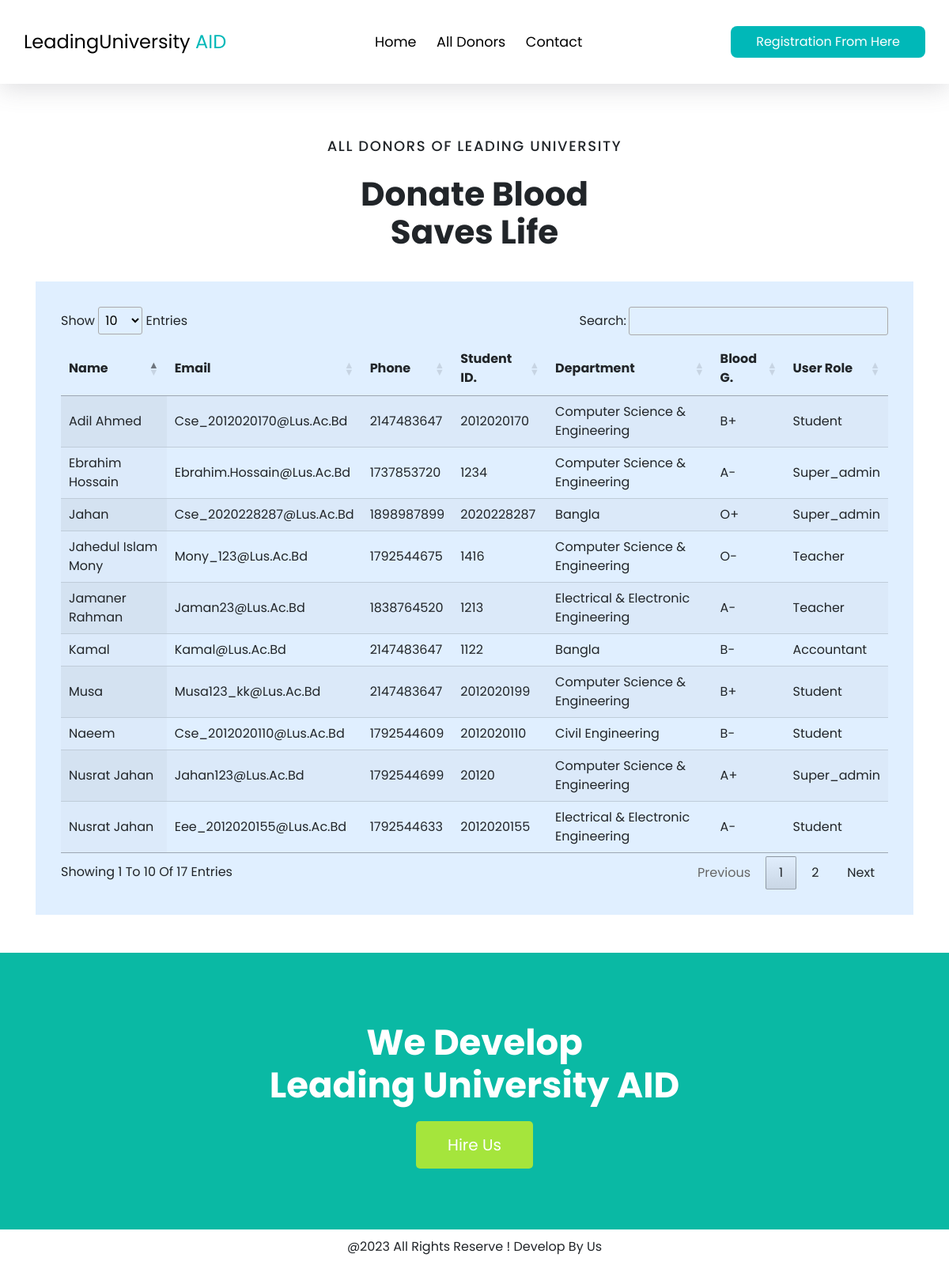
Screenshot of /all_donors.php with the database file from the repository.
### tables this page shows
CREATE TABLE `users` (
  `id` int(11) NOT NULL,
  `name` varchar(200) NOT NULL,
  `email` varchar(100) NOT NULL,
  `phone` int(11) NOT NULL,
  `st_id` int(11) NOT NULL,
  `department` varchar(200) NOT NULL,
  `dob` date NOT NULL,
  `blood_group` varchar(255) NOT NULL,
  `password` varchar(100) NOT NULL,
  `profile` varchar(250) NOT NULL,
  `verification_code` varchar(255) NOT NULL,
  `is_verify` int(11) NOT NULL DEFAULT 0,
  `user_role` varchar(255) NOT NULL DEFAULT 'student',
  `create_date` timestamp(6) NOT NULL DEFAULT current_timestamp(6) ON UPDATE current_timestamp(6)
);

CREATE TABLE `department` (
  `department_id` int(11) NOT NULL,
  `department_name` varchar(255) NOT NULL,
  `head_name` varchar(255) NOT NULL,
  `head_email` varchar(255) NOT NULL,
  `head_phone` varchar(255) NOT NULL,
  `head_description` varchar(255) NOT NULL,
  `head_photo` varchar(255) NOT NULL,
  `date` datetime NOT NULL DEFAULT current_timestamp()
);

### all_donors.php (the view, shortened to what this page needs)
<?php include('assets/includes/header.php') ?>
    <main id="main">
        <div class="features-box">
            <div class="container-fluid">
                <div class="container">
                    <div class="features-content text-center">
                        <h4>All Donors of Leading University </h4>
                        <h2> Donate Blood <br> Saves Life </h2>
                    </div>
                    <div class="feature-grid-wrapper-new">
                        <?php
                        global $connection;
                        $query = 'SELECT * FROM `users`';
                        $query_run = mysqli_query($connection, $query);
                        $user_count = mysqli_num_rows($query_run);
                        if ($user_count > 0) {   ?>
                            <table id='example' class='display' style='width:100%!important'>
                            <thead class='thead-dark'>
                            <tr>
                                <th scope='col'>Name</th>
                                <th scope='col'>Email</th>
                                <th scope='col'>Phone</th>
                                <th scope='col'>Student ID.</th>
                                <th scope='col'>Department</th>
                                <th scope='col'>Blood G.</th>
                                <th scope='col'>User Role</th>
                            </tr>
                            </thead>
                            <tbody>
                        <?php
                            while ($row = mysqli_fetch_assoc($query_run)) {
                                $name = $row['name'];
                                $email = $row['email'];
                                $phone = $row['phone'];
                                $st_id = $row['st_id'];
                                $department = $row['department'];
                                $blood_group = $row['blood_group'];
                                $user_role = $row['user_role'];
                                ?>
                                    <tr>
                                        <td><?php echo $name ?></td>
                                        <td><?php echo $email ?></td>
                                        <td><?php echo $phone ?></td>
                                        <td><?php echo $st_id ?></td>
                                        <td>
                                            <?php
                                            $query_1 = "SELECT * FROM `department` WHERE department_id=$department";
                                            $query_fetch_users_1 = mysqli_query($connection, $query_1);
                                            while($row = mysqli_fetch_assoc($query_fetch_users_1)) {
                                                $department_name = $row['department_name'];
                                                echo $department_name;
                                            }
                                            ?>
                                        </td>
                                        <td><?php echo $blood_group ?></td>
                                        <td><?php echo $user_role ?></td>
                                    </tr>
                            <?php
                            }
                            ?>
                            </tbody>
                            </table>
                        <?php
                        } else {
                            echo 'No Student Found';
                        }
                        ?>
                    </div>
                </div>
            </div>
        </div>
    </main>
<?php include('assets/includes/footer.php') ?>

### assets/includes/header.php (shortened to what this page needs)
<!doctype html>
<html lang="en">
<head>
    <link rel="stylesheet" href="https://cdn.jsdelivr.net/npm/bootstrap@4.4.1/dist/css/bootstrap.min.css">
    <link rel="stylesheet" href="https://cdnjs.cloudflare.com/ajax/libs/font-awesome/6.1.2/css/all.min.css" />
    <link rel="stylesheet" href="assets/css/header_style.css">
</head>
<header class="header fixed-top">
    <div class="container">
        <div class="row align-items-center justify-content-between">
            <a href="index.php" class="logo">LeadingUniversity <span>AID </span></a>
            <nav class="navbar">
                <a href="index.php">Home</a>
                <a href="all_donors.php">All Donors</a>
                <a href="contact.php">Contact</a>
            </nav>
            <?php
            if(isset($_SESSION['st_id'])){ ?>
                <a class="getstarted" href="./lu-admin/user_profiles.php">Profile</a>
            <?php  }else{ ?>
                <a href="register.php" class="link-btn"> Registration From Here</a>
            <?php }
            ?>
        </div>
    </div>
</header>

### assets/includes/footer.php (shortened to what this page needs)
<footer class="footer">
    <div class="footer-top">
        <div class="background-image-blur"></div>
        <div class="footer-top-content">
            <h3>We Develop <br> Leading University AID</h3>
            <button class="developer">Hire Us</button>
        </div>
    </div>
    <div class="footer-bottom">
        <div class="container">
            <div class="bottom-content">
                <p> @2023 All rights reserve ! Develop by Us</p>
            </div>
        </div>
    </div>
</footer>
<link href='./lu-admin/datatable-apis/jquery.dataTables.min.css' rel='stylesheet'/>
</body>
</html>

### assets/css/header_style.css (style rules this page uses)
* { font-family: 'Poppins', sans-serif; margin: 0; padding: 0; box-sizing: border-box; outline: none; text-decoration: none!important; border: 0; text-transform: capitalize; }
:root { --blue:#00b8b8; --black:#333; --white:#fff; --light-color:#666; --light-bg:#eee; --border:.2rem solid rgba(0,0,0,.1); --box-shadow: rgba(100, 100, 111, 0.2) 0px 7px 29px 0px; --primary-color: #0077C0; --secondary-color: #C7EEFF; --black: #000000; --white: white; --box-shadow: rgba(100, 100, 111, 0.2) 0px 7px 29px 0px; }
header { box-shadow: var(--box-shadow); padding: 2rem 0; background-color: white; }
header .logo { font-size: 1.5rem; color: var(--black); }
header .logo span { color: var(--blue); }
header .navbar a { margin: 0 0.8rem; font-size: 1.1rem; color: var(--black) }
header .link-btn { background-color: var(--blue); padding: 0.5rem 2rem; color: white; border-radius: 0.5rem; }
.fixed-top { position: relative; }
.features-box { background-color: var(--white); padding: 3rem 0; }
.features-box .features-content h4 { text-transform: uppercase; letter-spacing: 0.1rem; font-size: 18px; }
.features-box .features-content h2 { font-size: 42px; font-weight: 700; line-height: 3rem; padding-bottom: 30px; }
.features-box h4 { padding: 1.2rem 0; font-size: 24px; }
footer .footer-top { position: relative; }
footer .footer-top .background-image-blur { min-height: 350px; background: #0AB9A4; background-size: cover; background-position: center; background-repeat: no-repeat; }
footer .footer-top-content { position: absolute; top: 50%; left: 50%; transform: translate(-50%, -50%); z-index: 2; width: 80%; padding: 20px; text-align: center; }
footer .footer-top-content h3 { font-size: 45px; font-weight: bolder; color: white; padding: 10px 0; }
button.developer { background: #ffff00a1; color: white; padding: 15px 40px; border-radius: 5px; font-size: 20px; }
.footer-bottom .bottom-content { display: flex; align-items: center; justify-content: center; margin-top: 10px; }
.feature-grid-wrapper-new { background: #007bff1f; padding: 2rem; }

### rows the page displays
users: name "Jahan", email "Cse_2020228287@lus.ac.bd", phone "1898987899", st "2020228287", blood_group "O+", user_role "Super_admin"
department: department_name "Bangla"
users: name "Nusrat Jahan", email "Jahan123@lus.ac.bd", phone "1792544699", st "20120", blood_group "A+", user_role "Super_admin"
department: department_name "Computer Science & Engineering"
users: name "Nusrat Jahan", email "Eee_2012020155@lus.ac.bd", phone "1792544633", st "2012020155", blood_group "A-", user_role "Student"
department: department_name "Electrical & Electronic Engineering"
users: name "Ebrahim Hossain", email "Ebrahim.hossain@lus.ac.bd", phone "1737853720", st "1234", blood_group "A-", user_role "Super_admin"
users: name "Jahedul Islam Mony", email "Mony_123@lus.ac.bd", phone "1792544675", st "1416", blood_group "O-", user_role "Teacher"
users: name "Jamaner Rahman", email "Jaman23@lus.ac.bd", phone "1838764520", st "1213", blood_group "A-", user_role "Teacher"
users: name "Kamal", email "Kamal@lus.ac.bd", phone "2147483647", st "1122", blood_group "B-", user_role "Accountant"
users: name "Musa", email "Musa123_kk@lus.ac.bd", phone "2147483647", st "2012020199", blood_group "B+", user_role "Student"
users: name "Adil Ahmed", email "Cse_2012020170@lus.ac.bd", phone "2147483647", st "2012020170", blood_group "B+", user_role "Student"
users: name "Naeem", email "Cse_2012020110@lus.ac.bd", phone "1792544609", st "2012020110", blood_group "B-", user_role "Student"
department: department_name "Civil Engineering"
